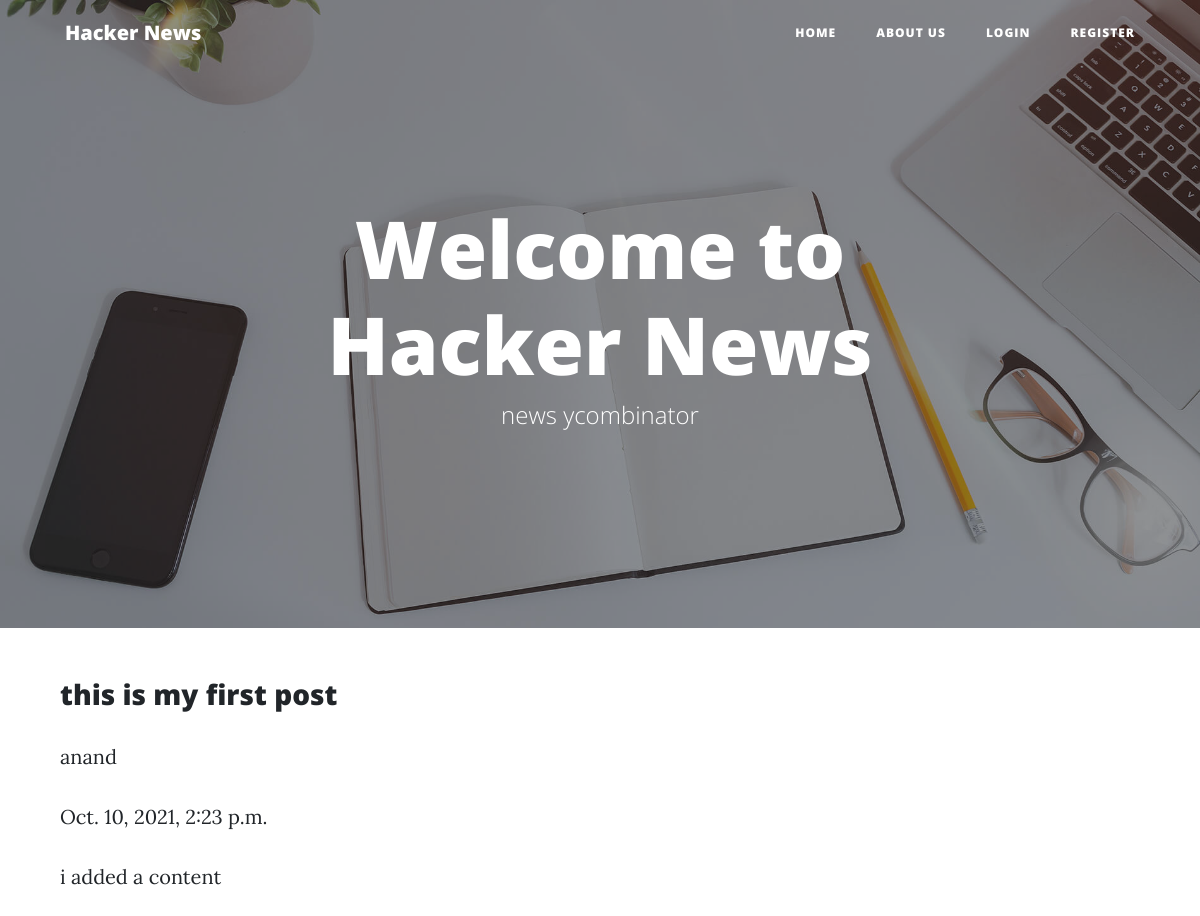
The page /article/this-is-my-first-post/ on the database its author committed.
### articles/models.py (models this page shows, shortened)
class Article(models.Model):
    author = models.ForeignKey(User,on_delete = models.CASCADE,verbose_name = "author name")
    title = models.CharField(max_length = 100,verbose_name = "title")
    content = models.TextField(verbose_name='content')
    created_date = models.DateTimeField(auto_now_add=True)
    slug = models.SlugField(unique=True, max_length=100)
    class Meta:
        ordering = ['-created_date']

### articles/views.py (the view)
# urls.py: path('article/<slug:slug>/', detail,name = "detail"),
def detail(request,slug):
    article = get_object_or_404(Article, slug=slug)
    cc = {"articles":article}
    return render(request,"details.html",cc)

### templates/details.html (shortened to what this page needs)
<!DOCTYPE html>
<html>
{% load static %}
<head>
    <link rel="stylesheet" href= {% static 'bootstrap/css/bootstrap.min.css' %}>
    <link rel="stylesheet" href="https://cdnjs.cloudflare.com/ajax/libs/font-awesome/4.7.0/css/font-awesome.min.css">
</head>
<body>
    <nav class="navbar navbar-light navbar-expand-lg fixed-top" id="mainNav">
        <div class="container"><a class="navbar-brand">Hacker News</a>
            <div
                class="collapse navbar-collapse" id="navbarResponsive">
                <ul class="nav navbar-nav ml-auto">
                    <li class="nav-item" role="presentation"><a class="nav-link" href="{% url 'article' %}">Home</a></li>
                    <li class="nav-item" role="presentation"><a class="nav-link" href="{% url 'about' %}">About us</a></li>
                    {% if not user.is_authenticated %}
                    <li class="nav-item" role="presentation"><a class="nav-link" href="{% url 'login' %}">Login</a></li>
                    <li class="nav-item" role="presentation"><a class="nav-link" href="register">Register</a></li>
                    {% endif %}
                </ul>
        </div>
        </div>
    </nav>
    <header class="masthead" style="background-image:url({% static 'img/home-bg.jpg' %});">
        <div class="overlay"></div>
        <div class="container">
            <div class="row">
                <div class="col-md-10 col-lg-8 mx-auto">
                    <div class="site-heading">
                        <h1>Welcome to Hacker News</h1><span class="subheading">news ycombinator  </span></div>
                </div>
            </div>
        </div>
    </header>
    <div class="container">
    <div class="col-lg-8">
      <h3 class="mt-4">{{articles.title}}</h3>
      <p class="lead">{{articles.author.username}}</p>
      <p>{{articles.created_date}}</p>
      <p class="lead">{{articles.content|safe}}</p>
</body>
</html>

### rows shown on the page
Article: title "this is my first post", author.username "anand", created_date "Oct. 10, 2021, 2:23 p.m.", content "i added a content"
